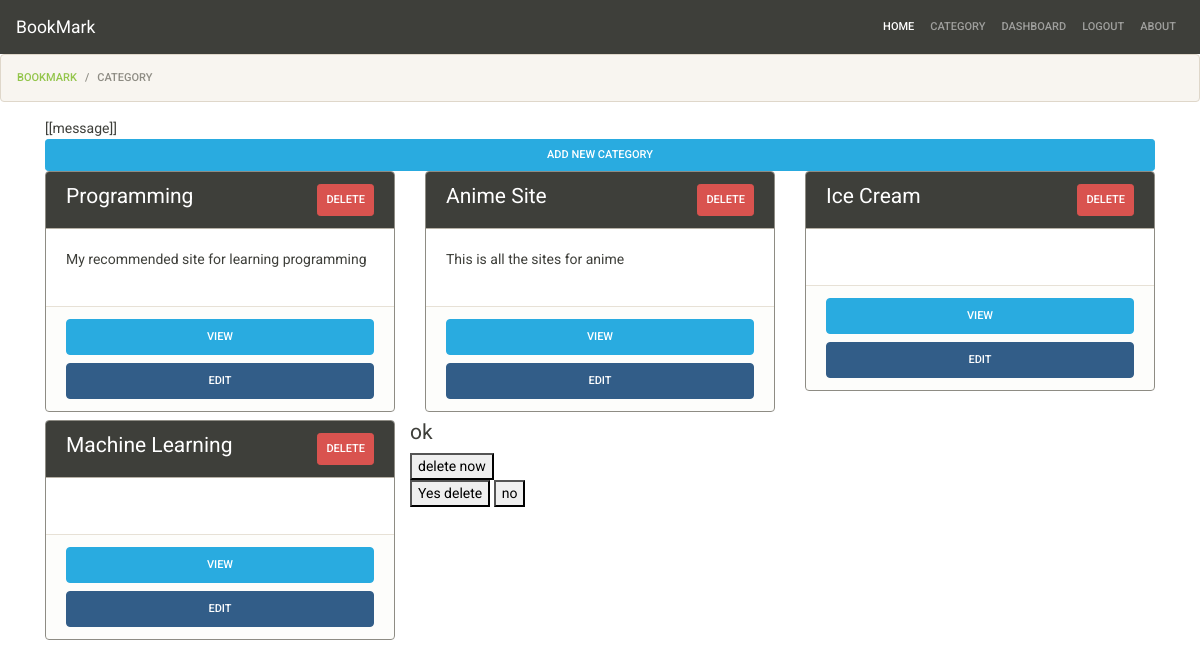
The page /bookmark/category/ (signed in) on the database as committed earlier.
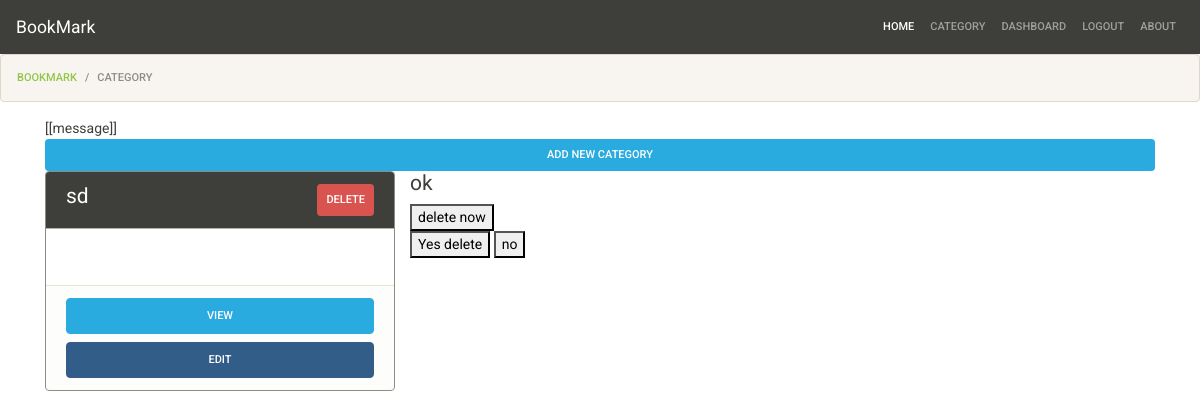
The same page on the database as committed later.
### bookmarks/models.py (models this page shows, shortened)
class Category(models.Model):
    title       = models.CharField(max_length=120)
    description = models.TextField(blank=True,null=True)
    added_by    = models.ForeignKey(User,related_name='categories', on_delete=models.CASCADE)
    created_at  = models.DateTimeField(auto_now_add=True)

### bookmarks/views.py (the view)
# urls.py: path('category/',categoriesView,name='bookmark-category'),
@login_required
def categoriesView(request):
    template_name = 'bookmarks/categories.html'
    category = Category.objects.filter(added_by=request.user)
    context = {
        'category':category,
    }
    return render(request,template_name,context)

### bookmarks/templates/bookmarks/categories.html (shortened to what this page needs)
{% extends 'base.html' %}
{%block content %}
<ol class="breadcrumb">
    <li class="breadcrumb-item"><a href="{% url 'bookmark-page' %}">Bookmark</a></li>
    <li class="breadcrumb-item active">Category</li>
  </ol>
<div class="container mt-1" id="delete-category">
    [[message]]
    <a href="{%url 'bookmark-category-add' %}" class="btn btn-block btn-sm btn-info">Add New Category</a>
    <div class="row">
        {% if category %}
        {%for cat in category %}
        <div class="col-md-4">
            <div class="card border border-secondary mb-2">
                <div class="card-header bg-primary text-white">
                    <h4 class="d-inline">{{cat.title}}</h4>
                    <span class="float-right"><a @click="toggleDialog({{cat.id}})"  class="btn btn-sm btn-danger">Delete</a></span>
                </div>
                <div class="card-body">
                    <p>{{cat.description}}</p>
                </div>
                <div class="card-footer">
                    <a href="{% url 'bookmark-category-detail' cat.id %}" class="btn btn-info btn-block">View</a>
                    <a href="{% url 'bookmark-category-edit' cat.id %}" class="btn btn-primary btn-block">Edit</a>
                </div>
            </div>
        </div>
        {% endfor%}
        {%endif%}
        <div v-bind:class="{'d-none': showDialog }">
            <h4>ok</h4>
            <button @click="deleteCategory()">delete now</button>
            <div>
                <button>Yes delete</button>
                <button @click="showDialog = !showDialog"> no</button>
            </div>
        </div>
    </div>
</div>
{% endblock %}

### templates/base.html (shortened to what this page needs)
<!DOCTYPE html>
<html lang="en">
<head>
    <link rel="stylesheet" href="https://bootswatch.com/4/sandstone/bootstrap.css">
</head>
<body>
    {% include 'navbar.html' %}
    {%block content %}
    {% endblock%}
</body>
</html>

### templates/navbar.html (shortened to what this page needs)
<nav class="navbar navbar-expand-lg navbar-dark bg-primary">
    <a class="navbar-brand" href="#">BookMark</a>
    <div class="collapse navbar-collapse" id="navbarColor01">
      <ul class="navbar-nav ml-auto">
        <li class="nav-item active">
          <a class="nav-link" href="{%url 'bookmark-page' %}">Home
          </a>
        </li>
        {% if request.user.is_authenticated %}
        <li class="nav-item">
            <a class="nav-link" href="{%url 'bookmark-category' %}">Category
            </a>
          </li>
        <li class="nav-item">
            <a class="nav-link" href="{%url 'dashboard-page' %}">Dashboard</a>
          </li>
        <li class="nav-item">
            <a class="nav-link" href="{%url 'bookmark-logout' %}">Logout</a>
          </li>
        {%endif%}
        <li class="nav-item">
          <a class="nav-link" href="#">About</a>
        </li>
      </ul>
    </div>
  </nav>

Rows that differ between the two databases and show on the page:
removed Category: title "Programming", description "My recommended site for learning programming"
removed Category: title "Anime Site", description "This is all the sites for anime"
removed Category: title "Ice Cream"
removed Category: title "Machine Learning"
added Category: title "sd"
